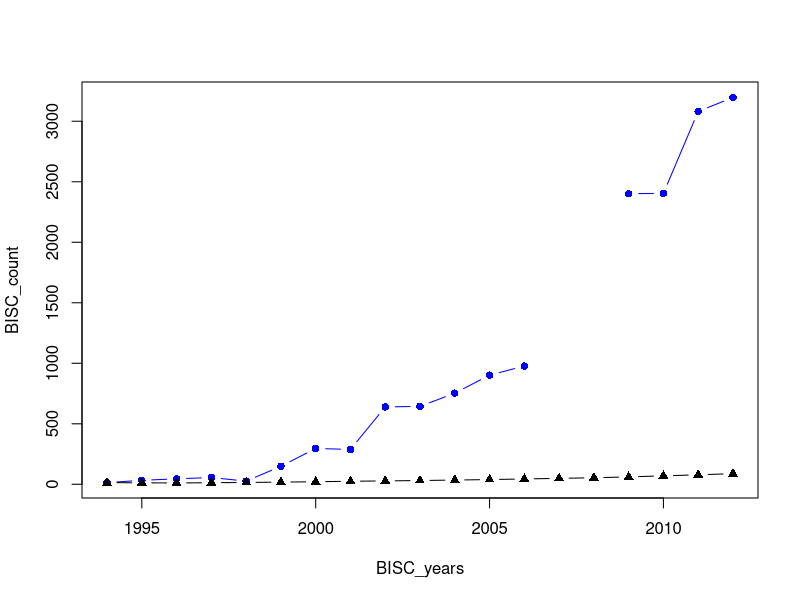
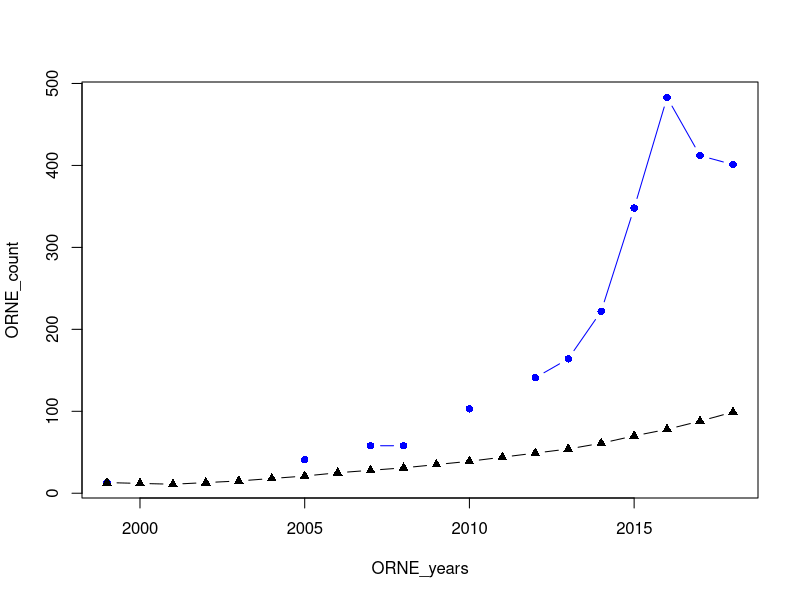
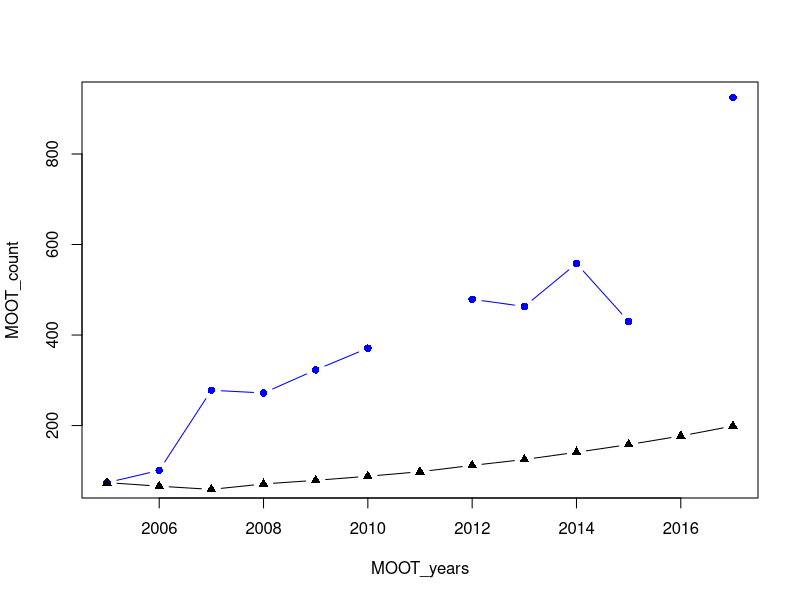
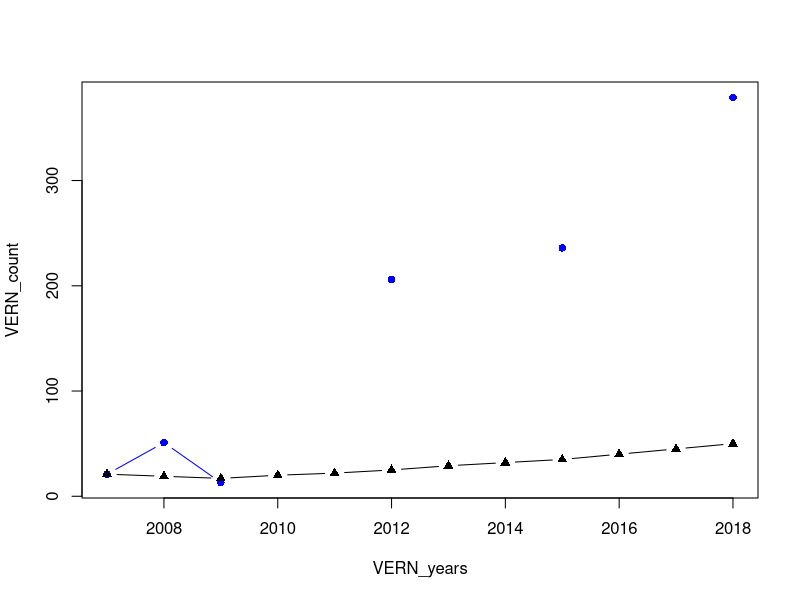
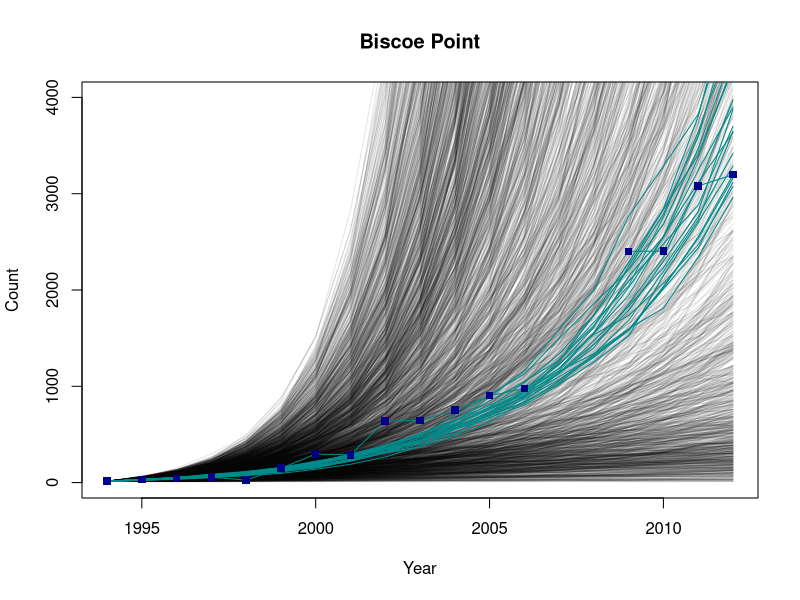
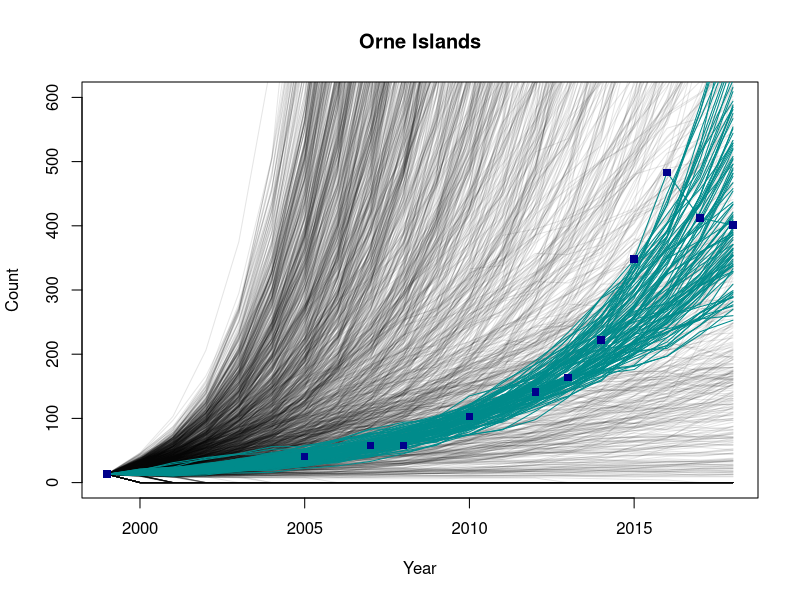
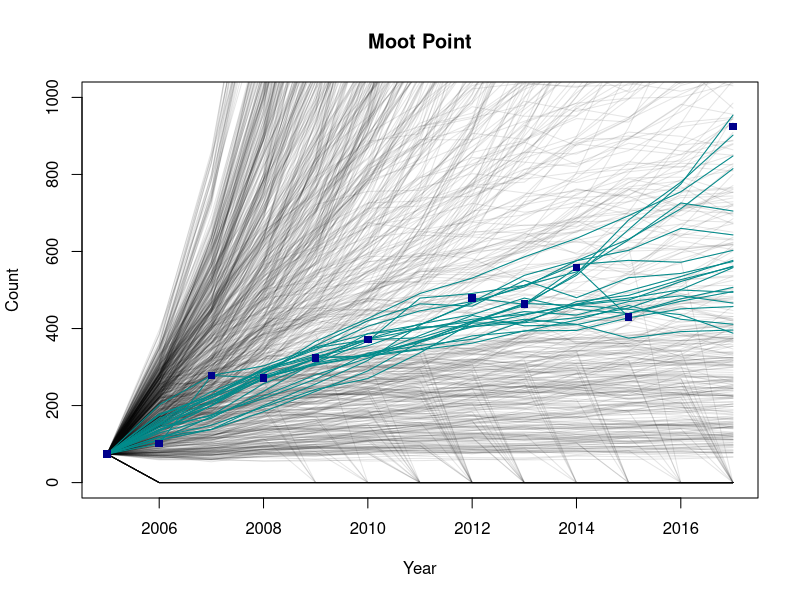
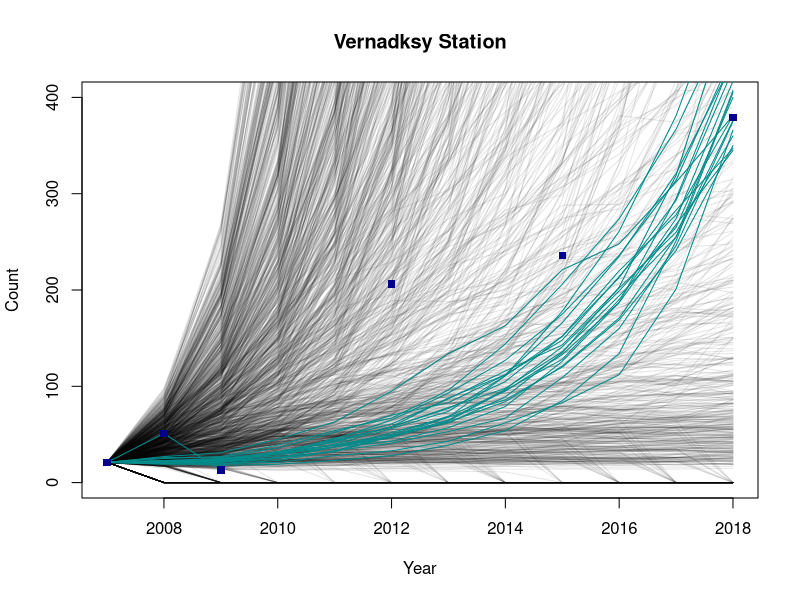

The R script that drew these images, in order:
## ---- chunk 1

library(dplyr)
library(ggplot2)
library(kableExtra)
library(ggpubr)

## ---- chunk 2
G_max_chicks <- matrix(c(0.00,0.43*0.76,0.82*0.76,0.82*0.76,0.82*0.76,0.82*0.76,0.82*0.76,
                         0.43,0.00,0.00,0.00,0.00,0.00,0.00,
                         0.00,0.43,0.00,0.00,0.00,0.00,0.00,
                         0.00,0.00,0.82,0.00,0.00,0.00,0.00,
                         0.00,0.00,0.00,0.82,0.00,0.00,0.00,
                         0.00,0.00,0.00,0.00,0.82,0.00,0.00,
                         0.00,0.00,0.00,0.00,0.00,0.82,0.82), nrow = 7, byrow=TRUE)
## ---- chunk 3
### Function to simulate population growth with no immigration
growth_alone <- function(Lmatrix, year, starters){
  G.projected <- matrix(0, nrow = nrow(Lmatrix), ncol = year+1)
  G0 <-matrix(c(0,0,starters,0,0,0,0), ncol = 1) 
  G.projected[, 1] <- G0 
  
  for (j in 1:year)
    {
  G.projected[, j + 1] <- round((Lmatrix %*% (G.projected[,j])), digits = 0)
  }
  
  output <- colSums(G.projected[3:7,], na.rm=TRUE)
  return(output)}

chick_surv <- 0.59
adult_surv <- 0.89


G_high <- matrix(c(0.00,chick_surv*0.76,adult_surv*0.76,adult_surv*0.76,adult_surv*0.76,adult_surv*0.76,adult_surv*0.76,
                   chick_surv,0.00,0.00,0.00,0.00,0.00,0.00,
                   0.00,chick_surv,0.00,0.00,0.00,0.00,0.00,
                   0.00,0.00,adult_surv,0.00,0.00,0.00,0.00,
                   0.00,0.00,0.00,adult_surv,0.00,0.00,0.00,
                   0.00,0.00,0.00,0.00,adult_surv,0.00,0.00,
                   0.00,0.00,0.00,0.00,0.00,adult_surv,adult_surv), nrow = 7, byrow=TRUE)


# Observed Time Series and Respective Years
BISC_count <- c(14,33,45,56,26,149,296,288,639,644,753,902,977,NA,NA,2401,2404,3081,3197)
BISC_years <- c(1994,1995,1996,1997,1998,1999,2000,2001,2002,2003,2004,2005,2006,
                2007,2008,2009,2010,2011, 2012)

ORNE_count <- c(13,NA,NA,NA,NA,NA,41,NA,58,58,NA,103,NA,141,164,222,348,483,412,401)
ORNE_years <- c(1999,2000,2001,2002,2003,2004,2005,2006,2007,2008,2009,2010,2011,
                2012,2013,2014,2015,2016,2017,2018)

MOOT_count <- c(74,101,278,272,323,371,NA,479,463,558,430,NA,925)
MOOT_years <- c(2005,2006,2007,2008,2009,2010,2011,2012,2013,2014,2015,2016,2017)

VERN_count <- c(21,51,13,NA,NA,206,NA,NA,236,NA,NA,379)
VERN_years <- c(2007,2008,2009,2010,2011,2012,2013,2014,2015,2016,2017, 2018)

# Application of population growth function with no immigration
BISC_no_immigration <- growth_alone(G_high,18,14)
ORNE_no_immigration <- growth_alone(G_high,19,13)
MOOT_no_immigration <- growth_alone(G_high,12,74)
VERN_no_immigration <- growth_alone(G_high,11,21)

## ---- chunk 4
plot(BISC_years, BISC_count, type = "b", col = "blue", pch = 16) +
  points(BISC_years, BISC_no_immigration, type = "b", pch = 17)
## ---- chunk 5
plot(ORNE_years, ORNE_count, type = "b", col = "blue", pch = 16) +
  points(ORNE_years, ORNE_no_immigration, type = "b", pch = 17)
## ---- chunk 6
plot(MOOT_years, MOOT_count, type = "b", col = "blue", pch = 16) +
  points(MOOT_years, MOOT_no_immigration, type = "b", pch = 17)
## ---- chunk 7
plot(VERN_years, VERN_count, type = "b", col = "blue", pch = 16) +
  points(VERN_years, VERN_no_immigration, type = "b", pch = 17)
## ---- chunk 8
immigration_constant <- function(Lmatrix, year, starters, lambda_temp){
  # LMatrix is the age-structured matrix above
  # year is the year length of the time series
  # starters is the first nest count at the beginning of the time series

  G.projected <- matrix(0, nrow = nrow(Lmatrix), ncol = year+1)# empty matrix 
  # with number of years reflective of a given time series
  G0 <-matrix(c(0,0,starters,0,0,0,0), ncol = 1) # vector that contains starting
  # number of colonizers from a given time series
  G.projected[, 1] <- G0 
  immigration_storage <- c()
  lambda_storage <- c()
  for (j in 1:year) 
  { 
    immigration <- rpois(1, lambda_temp)
    immigration_storage[j] <- immigration
    lambda_storage[j] <- lambda_temp
    M <- matrix(c(0,0,immigration,0,0,0,0), ncol = 1) # Migrant vector where above 
    # immigration valued is incorporated
    G.projected[, j + 1] <- round(Lmatrix %*% G.projected[,j]+M, digits = 0)
    # projects matrix 
  }
  immigration_storage <- c(immigration_storage, NA)
  lambda_storage <- c(lambda_storage, NA)# Adds one NA so that vector 
  # is same length as G.series.
  G.series <- colSums(G.projected[3:7,], na.rm=TRUE)
  output <- cbind(G.series, lambda_storage, immigration_storage)
  return(output)}

## ---- chunk 9

matrix_fun <- function(juv_surv, adult_surv, breed_succ){
   matrix(c(0.00,juv_surv*breed_succ,adult_surv*breed_succ,adult_surv*breed_succ,adult_surv*breed_succ,adult_surv*breed_succ,adult_surv*breed_succ,
                   juv_surv,0.00,0.00,0.00,0.00,0.00,0.00,
                   0.00,juv_surv,0.00,0.00,0.00,0.00,0.00,
                   0.00,0.00,adult_surv,0.00,0.00,0.00,0.00,
                   0.00,0.00,0.00,adult_surv,0.00,0.00,0.00,
                   0.00,0.00,0.00,0.00,adult_surv,0.00,0.00,
                   0.00,0.00,0.00,0.00,0.00,adult_surv,adult_surv), nrow = 7, byrow=TRUE)}
  
empty_matrix <- matrix(data=NA, ncol=7, nrow=7)
abundance_fun <- function(year, starters, intercept_temp, slope_temp){

  G.projected <- matrix(0, nrow = nrow(empty_matrix), ncol = year+1) # empty matrix 
  # with number of years reflective of a given time series
  G0 <-matrix(c(0,0,starters,0,0,0,0), ncol = 1) # vector that contains starting 
  # number of colonizers from a given time series
  G.projected[, 1] <- G0 
  immigration_storage <- c()
  lambda <-c()
  lambda_storage <- c()
  
  for (j in 1:year)
  {
    abundance <- colSums(G.projected[3:7,], na.rm=TRUE) # sums the number of 
    # reproducing individuals in age classes 2-7.
    lambda_temp<-intercept_temp+slope_temp*(abundance[j])
    immigration<-rpois(1,lambda_temp)
    lambda<-c(lambda_temp)
    # immigration is function of abundance based on sum of individuals at time step j
    immigration_storage[j] <- immigration
    lambda_storage[j] <- lambda
    M <- matrix(c(0,0,immigration,0,0,0,0), ncol = 1) # Migrant vector where above 
    # immigration valued is incorporated
    juv_surv <- truncnorm::rtruncnorm(1, a=0, b=1, mean=0.43, sd=0.08) # Truncated 
    # normal prior distribution for juvenile survival
    adult_surv <- truncnorm::rtruncnorm(1, a=0, b=1, mean=0.82, sd=0.035) # Truncated 
    # normal prior distribution for adult survival
    breed_succ <- truncnorm::rtruncnorm(1, a=0, b=2, mean=0.688, sd=0.0363) # Truncated 
    # normal prior distribution for breeding success 
    G.projected[, j + 1] <- round((matrix_fun(juv_surv,adult_surv,breed_succ) %*% (G.projected[,j]+M)), digits = 0) 
    # projects matrix 
  }
  immigration_storage <- c(immigration_storage, NA)
  lambda_storage <- c(lambda_storage, NA)# Adds one NA so that vector 
  # is same length as G.series.
  G.series <- colSums(G.projected[3:7,], na.rm=TRUE) # Sums the number of simulated 
  # individuals for each series
  output <- cbind(G.series, immigration_storage, lambda_storage)
  return(output)}
## ---- chunk 10
time_growth <- function(intercept_temp, slope_temp, year, starters, Lmatrix){
  imm_series <-rpois(year,pmax(0.001,intercept_temp+slope_temp*seq(year))) 
  MS <- c()
  for (i in imm_series)
  {
    M <- matrix(c(0,0,i,0,0,0,0), ncol = 1) # migrant vector
    MS = cbind(MS, M)
  }
  G0 <-matrix(c(0,0,starters,0,0,0,0), ncol = 1)
  G.projected <- matrix(0, nrow = nrow(Lmatrix), ncol = year+1)
  G.projected[, 1] <- G0
  for (j in 1:year)
  {
    G.projected[, j + 1] <- round((Lmatrix %*% (G.projected[,j]))+MS[,j], digits = 0)
  }
  immigration_storage <- c(imm_series, NA)
  G_series <- cbind(colSums(G.projected[3:7,], na.rm=TRUE))
  output <- cbind(G_series, immigration_storage)
  return(output)}
## ---- chunk 11
# Artificial time series
SIM_count <-c(5,18,29,55,77,119,151,202,251,343,459,573,
              655,844,980,1133,1396,1701,1981,2384,2969) 

# Artificial year series
SIM_years <- c(1994,1995,1996,1997,1998,1999,2000,2001,2002,2003,2004,2005,2006,
               2007,2008,2009,2010,2011, 2012, 2013, 2014)

# Artificial number of immigrants per year
SIM_imm <- c(17,22,35,37,55,57,81,86,123,158,186,207,261,318,348,405,561,583,768,837,NA)

SIM_low <- c(11,16,19,27,37,39,55,65,79,100,119,152,180,217,252,297,349,395,474,530,NA)

SIM_high <- c(28,37,43,51,65,77,92,115,139,167,202,241,297,373,446,563,696,878,1139,1399,NA)

SIM_means <- c(19,26,31,39,48,59,73,89,107,130,158,193,235,283,339,412,498,606,730,884,NA)

Data <- as.data.frame(cbind(SIM_count, SIM_imm, SIM_means, SIM_low, SIM_high))
colnames(Data) <- c("True time series","True number of immigrants", 
                    "Mean simulated immigrants","95% Lower CI", "95% Upper CI" )
Data %>%
  kbl() %>%
  kable_minimal(full_width=F,position="left")
## ---- chunk 12

BISC_count <- c(14,33,45,56,26,149,296,288,639,644,753,902,977,NA,NA,2401,2404,3081,3197)
BISC_years <- c(1994,1995,1996,1997,1998,1999,2000,2001,2002,2003,2004,2005,2006,
                2007,2008,2009,2010,2011, 2012)
Data <- as.data.frame(cbind(BISC_years, BISC_count))
colnames(Data) <- c("year","count")
Data %>%
  kbl() %>%
  kable_minimal(full_width=F,position="left")
## ---- chunk 13
site_details<-data.frame(c("ORNE","BISC","MOOT","VERN"),c(13,14,74,21),c(19,18,12,11)) 
# stores site data (name, starting value, and time series length)
colnames(site_details)<-c("Site","Count","TimeSpan")
selection<-site_details$Site=="BISC" # can be changed out for ORNE, MOOT, and VERN
N <- 20 # number of accepted particles
keep <- matrix(ncol = 2, nrow = N)
intercept <- c()  
slope <- c() 
i <- 0 # Initiate counter of accepted particles
j <- 0 # Initiate counter of proposed particles

year <- site_details$TimeSpan[selection] # input year from selected site data
keep_immigrants <- c()
keep_lambda <- c()
keep_mape <- c()
reject_lambda <- c()
reject_mape <- c()
reject_timeseries <-Data$count
simulated_timeseries<-Data$count
kept_timeseries<-Data$count
while(i <= N)
{ 
  intercept_temp <- runif(1, 0, 40)
  slope_temp <- runif(1, 0, 1)
  intercept<- c(intercept, intercept_temp)
  slope <- c(slope, slope_temp)
  D_star <- abundance_fun(year, site_details$Count[selection], 
                          intercept_temp, slope_temp)
  simulated_timeseries<-cbind(simulated_timeseries,D_star[,1])
  MAPE_i <- mean(abs((Data$count-D_star[,1])/Data$count), na.rm=TRUE) * 100 
  # # mean absolute percent error (MAPE) metric
  if(MAPE_i <= 35)
  { 
    keep[i,] <- c(intercept_temp, slope_temp)
    i <- i + 1 #update counter
    kept_timeseries<-cbind(kept_timeseries,D_star[,1])
    keep_immigrants <-cbind(keep_immigrants, D_star[,2])
    keep_lambda <-cbind(keep_lambda, D_star[,3])
    keep_mape <-cbind(keep_mape, MAPE_i)
  }
  else
    {
      reject_lambda <- cbind(reject_lambda, D_star[,3])
      reject_mape <- cbind(reject_mape, MAPE_i)
      reject_timeseries<-cbind(reject_timeseries,D_star[,1])
    }
  j <- j + 1 
  acc_rate <- i/j # calculate the acceptance rate
  cat("current acceptance rate = ", round(acc_rate, 4), "\n")
}

## ---- chunk 14
{plot(Data$year,Data$count,pch=15,ylim=c(0,4000), main="Biscoe Point", xlab="Year", ylab="Count")
  for (k in 1:min(j,2000))
  {
    lines(Data$year,simulated_timeseries[,k],col=rgb(0,0,0,0.1))
  }
  for (m in 1:i)
  {
    lines(Data$year,kept_timeseries[,m],col="cyan4")
  }
  points(Data$year,Data$count,pch=15,col="darkblue")}

## ---- chunk 15

ORNE_count <- c(13,NA,NA,NA,NA,NA,41,NA,58,58,NA,103,NA,141,164,222,348,483,412,401)
ORNE_years <- c(1999,2000,2001,2002,2003,2004,2005,2006,2007,2008,2009,2010,2011,
                2012,2013,2014,2015,2016,2017,2018)
Data <- as.data.frame(cbind(ORNE_years, ORNE_count))
colnames(Data) <- c("year","count")

Data %>%
  kbl() %>%
  kable_minimal(full_width=F,position="left")
## ---- chunk 16
site_details<-data.frame(c("ORNE","BISC","MOOT","VERN"),c(13,14,74,21),c(19,18,12,11)) 
# stores site data (name, starting value, and time series length)
colnames(site_details)<-c("Site","Count","TimeSpan")
selection<-site_details$Site=="ORNE" # can be changed out for ORNE, MOOT, and VERN
N <- 100 # number of accepted particles
keep <- matrix(ncol = 2, nrow = N) 
intercept <- c()  
slope <- c() 
i <- 0 # Initiate counter of accepted particles
j <- 0 # Initiate counter of proposed particles

year <- site_details$TimeSpan[selection] # input year from selected site data
keep_immigrants <- c()
keep_lambda <- c()
reject_lambda <- c()
keep_mape <- c()
simulated_timeseries<-Data$count
kept_timeseries<-Data$count
while(i <= N)
{ 
  #intercept_temp <- runif(1, 0, 40) # intercept prior for abundance function
  #slope_temp <- runif(1, 0.001, 1) # slope prior for abundance function
  #intercept_temp <- runif(1, -5, 40) BISC # intercept prior for abundance function
  #slope_temp <- runif(1, 0, 1) BISC # slope prior for abundance function
  intercept_temp <- runif(1, -20, 20)
  slope_temp <- runif(1, 0, 1)
  intercept<- c(intercept, intercept_temp)
  slope <- c(slope, slope_temp)
  D_star <- abundance_fun(year, site_details$Count[selection], 
                          intercept_temp, slope_temp)
  simulated_timeseries<-cbind(simulated_timeseries,D_star[,1])
  MAPE_i <- mean(abs((Data$count-D_star[,1])/Data$count), na.rm=TRUE) * 100 
  # # mean absolute percent error (MAPE) metric
  if(MAPE_i <= 22)
  { 
    keep[i,] <- c(intercept_temp, slope_temp)
    i <- i + 1 #update counter
    kept_timeseries<-cbind(kept_timeseries,D_star[,1])
    keep_immigrants <-cbind(keep_immigrants, D_star[,2])
    keep_lambda <-cbind(keep_lambda, D_star[,3])
    keep_mape <-cbind(keep_mape, MAPE_i)
  }
  else
  {reject_lambda <- cbind(reject_lambda, D_star[,3])
  }
  j <- j + 1 
  acc_rate <- i/j # calculate the acceptance rate
  cat("current acceptance rate = ", round(acc_rate, 4), "\n")
}
## ---- chunk 17
{plot(Data$year,Data$count,pch=15,ylim=c(0,600), 
   main="Orne Islands", xlab="Year", ylab="Count")
  for (k in 1:min(j,2000))
  {
    lines(Data$year,simulated_timeseries[,k],col=rgb(0,0,0,0.1))
  }
  for (m in 1:i)
  {
    lines(Data$year,kept_timeseries[,m],col="cyan4")
  }
  points(Data$year,Data$count,pch=15,col="darkblue")}
## ---- chunk 18

MOOT_count <- c(74,101,278,272,323,371,NA,479,463,558,430,NA,925)
MOOT_years <- c(2005,2006,2007,2008,2009,2010,2011,2012,2013,2014,2015,2016,2017)
Data <- as.data.frame(cbind(MOOT_years, MOOT_count))
colnames(Data) <- c("year","count")

Data %>%
  kbl() %>%
  kable_minimal(full_width=F,position="left")
## ---- chunk 19
 site_details<-data.frame(c("ORNE","BISC","MOOT","VERN"),c(3,14,74,21),c(19,18,12,11)) 
  # stores site data (name, starting value, and time series length)
  colnames(site_details)<-c("Site","Count","TimeSpan")
  selection<-site_details$Site=="MOOT" # can be changed out for ORNE, MOOT, and VERN
  N <- 20 # number of accepted particles
  keep <- matrix(ncol = 2, nrow = N) 
  intercept <- c()  
  slope <- c() 
  i <- 0 # Initiate counter of accepted particles
  j <- 0 # Initiate counter of proposed particles
  
  year <- site_details$TimeSpan[selection] # input year from selected site data
  keep_immigrants <- c()
  keep_lambda <- c()
  reject_lambda <- c()
  keep_mape <- c()
  simulated_timeseries<-Data$count
  kept_timeseries<-Data$count
  while(i <= N)
  { 
    #intercept_temp <- runif(1, 0, 40) # intercept prior for abundance function
    #slope_temp <- runif(1, 0.001, 1) # slope prior for abundance function
    #intercept_temp <- runif(1, -5, 40) BISC # intercept prior for abundance function
    #slope_temp <- runif(1, 0, 1) BISC # slope prior for abundance function
    intercept_temp <- runif(1, 0,300)
    slope_temp <- runif(1, -1, 1)
    intercept<- c(intercept, intercept_temp)
    slope <- c(slope, slope_temp)
    D_star <- abundance_fun(year, site_details$Count[selection], 
                            intercept_temp, slope_temp)
    simulated_timeseries<-cbind(simulated_timeseries,D_star[,1])
    MAPE_i <- mean(abs((Data$count-D_star[,1])/Data$count), na.rm=TRUE) * 100 
    # # mean absolute percent error (MAPE) metric
    if(MAPE_i <= 20)
    { 
      keep[i,] <- c(intercept_temp, slope_temp)
      i <- i + 1 #update counter
      kept_timeseries<-cbind(kept_timeseries,D_star[,1])
      keep_immigrants <-cbind(keep_immigrants, D_star[,2])
      keep_lambda <-cbind(keep_lambda, D_star[,3])
      keep_mape <-cbind(keep_mape, MAPE_i)
    }
    else
    {reject_lambda <- cbind(reject_lambda, D_star[,3])
    }
    j <- j + 1 
    acc_rate <- i/j # calculate the acceptance rate
    cat("current acceptance rate = ", round(acc_rate, 4), "\n")
  }

## ---- chunk 20
  {plot(Data$year,Data$count,pch=15,ylim=c(0,1000), main="Moot Point", xlab="Year", ylab="Count")
    for (k in 1:min(j,2000))
    {
      lines(Data$year,simulated_timeseries[,k],col=rgb(0,0,0,0.1))
    }
    for (j in 1:i)
    {
      lines(Data$year,kept_timeseries[,j],col="cyan4")
    }
    points(Data$year,Data$count,pch=15,col="darkblue")}
## ---- chunk 21

VERN_count <- c(21,51,13,NA,NA,206,NA,NA,236,NA,NA,379)
VERN_years <- c(2007,2008,2009,2010,2011,2012,2013,2014,2015,2016,2017, 2018)
Data <- as.data.frame(cbind(VERN_years, VERN_count))
colnames(Data) <- c("year","count")

Data %>%
  kbl() %>%
  kable_minimal(full_width=F,position="left")
## ---- chunk 22

  VERN_count <- c(21,51,13,NA,NA,206,NA,NA,236,NA,NA,379)
  VERN_years <- c(2007,2008,2009,2010,2011,2012,2013,2014,2015,2016,2017, 2018)
  Data <- as.data.frame(cbind(VERN_years, VERN_count))
  colnames(Data) <- c("year","count")
  
  site_details<-data.frame(c("ORNE","BISC","MOOT","VERN"),c(13,14,74,21),c(19,18,12,11)) 
  # stores site data (name, starting value, and time series length)
  colnames(site_details)<-c("Site","Count","TimeSpan")
  selection<-site_details$Site=="VERN" # can be changed out for ORNE, MOOT, and VERN
  N <- 20 # number of accepted particles
  keep <- matrix(ncol = 2, nrow = N) 
  intercept <- c()  
  slope <- c() 
  i <- 0 # Initiate counter of accepted particles
  j <- 0 # Initiate counter of proposed particles
  
  year <- site_details$TimeSpan[selection] # input year from selected site data
  keep_immigrants <- c()
  keep_lambda <- c()
  reject_lambda <- c()
  keep_mape <- c()
  simulated_timeseries<-Data$count
  kept_timeseries<-Data$count
  while(i <= N)
  { 
    intercept_temp <- runif(1, -50, 50)
    slope_temp <- runif(1, -1, 2)
    intercept<- c(intercept, intercept_temp)
    slope <- c(slope, slope_temp)
    D_star <- abundance_fun(year, site_details$Count[selection], 
                            intercept_temp, slope_temp)
    simulated_timeseries<-cbind(simulated_timeseries,D_star[,1])
    MAPE_i <- mean(abs((Data$count-D_star[,1])/Data$count), na.rm=TRUE) * 100 
    # # mean absolute percent error (MAPE) metric
    if(MAPE_i <= 45)
    { 
      keep[i,] <- c(intercept_temp, slope_temp)
      i <- i + 1 #update counter
      kept_timeseries<-cbind(kept_timeseries,D_star[,1])
      keep_immigrants <-cbind(keep_immigrants, D_star[,2])
      keep_lambda <-cbind(keep_lambda, D_star[,3])
      keep_mape <-cbind(keep_mape, MAPE_i)
    }
    else
    {reject_lambda <- cbind(reject_lambda, D_star[,3])
    }
    j <- j + 1 
    acc_rate <- i/j # calculate the acceptance rate
    cat("current acceptance rate = ", round(acc_rate, 4), "\n")
  }

## ---- chunk 23
  {plot(Data$year,Data$count,pch=15,ylim=c(0,400), main="Vernadksy Station", xlab="Year", ylab="Count")
    for (k in 1:min(j,2000))
    {
      lines(Data$year,simulated_timeseries[,k],col=rgb(0,0,0,0.1))
    }
    for (m in 1:i)
    {
      lines(Data$year,kept_timeseries[,m],col="cyan4")
    }
    points(Data$year,Data$count,pch=15,col="darkblue")}
## ---- chunk 24
mig_abund_stop <- function(Lmatrix, year, starters, intercept_temp, slope_temp, year_stop){
    G.projected <- matrix(0, nrow = nrow(Lmatrix), ncol = year+1)
    G0 <-matrix(c(0,0,starters,0,0,0,0), ncol = 1) 
    G.projected[, 1] <- G0
    immigration_storage <- c()
    lambda <-c()
    lambda_storage <- c()
    
    for (j in 1:year_stop)
    {
      abundance <- colSums(G.projected[3:7,], na.rm=TRUE)
      lambda_temp<-intercept_temp+slope_temp*(abundance[j])
      immigration<-rpois(1,lambda_temp)
      lambda<-c(lambda,lambda_temp)
      # immigration is function of abundance based on sum of individuals at time step j
      immigration_storage[j] <- immigration
      lambda_storage[j] <- lambda
      M <- matrix(c(0,0,immigration,0,0,0,0), ncol = 1) # migrant vector 
      G.projected[, j + 1] <- round((Lmatrix %*% (G.projected[,j]+M)), digits = 0)
    }
    
    for (k in year_stop:year){ # stops simulating immigration in a given year
      G.projected[, k + 1] <- round((Lmatrix %*% (G.projected[,k])), digits = 0)
    }
    immigration_storage <- c(immigration_storage, NA)
    lambda_storage <- c(lambda_storage, NA)# Adds one NA so that vector 
    # is same length as G.series.
    G.series <- colSums(G.projected[3:7,], na.rm=TRUE) # Sums the number of simulated 
    # individuals for each series
    output <- cbind(G.series, immigration_storage, lambda_storage)
    return(output)}

## ---- chunk 25

 BISC_count <- c(14,33,45,56,26,149,296,288,639,644,753,902,977,NA,NA,2401,2404,3081,3197)
  BISC_years <- c(1994,1995,1996,1997,1998,1999,2000,2001,2002,2003,2004,2005,2006,
                  2007,2008,2009,2010,2011, 2012)
  Data <- as.data.frame(cbind(BISC_years, BISC_count))
  colnames(Data) <- c("year","count")
  Data %>%
    kbl() %>%
    kable_minimal(full_width=F,position="left")
  
  site_details<-data.frame(c("ORNE","BISC","MOOT","VERN"),c(13,14,74,14),c(19,18,12,11)) 
  # stores site data (name, starting value, and time series length)
  colnames(site_details)<-c("Site","Count","TimeSpan")
  selection<-site_details$Site=="BISC" # can be changed out for ORNE, MOOT, and VERN
  N <- 20 # number of accepted particles
  keep <- matrix(ncol = 2, nrow = N) 
  intercept <- c()  
  slope <- c() 
  i <- 0 # Initiate counter of accepted particles
  j <- 0 # Initiate counter of proposed particles
  year <- site_details$TimeSpan[selection] # input year from selected site data
  keep_immigrants <- c()
  keep_lambda <- c()
  reject_lambda <- c()
  simulated_timeseries<-Data$count
  kept_timeseries<-Data$count
  while(i <= N)
  { 
    intercept_temp <- runif(1, 0,40)
    slope_temp <- runif(1, 0, 1)
    intercept<- c(intercept, intercept_temp)
    slope <- c(slope, slope_temp)
    D_star <- mig_abund_stop(G_max_chicks, year, site_details$Count[selection], 
                            intercept_temp, slope_temp, 13)
    simulated_timeseries<-cbind(simulated_timeseries,D_star[,1])
    MAPE_i <- mean(abs((Data$count-D_star[,1])/Data$count), na.rm=TRUE) * 100 
    # # mean absolute percent error (MAPE) metric
    if(MAPE_i <= 45)
    { 
      keep[i,] <- c(intercept_temp, slope_temp)
      i <- i + 1 #update counter
      kept_timeseries<-cbind(kept_timeseries,D_star[,1])
      keep_immigrants <-cbind(keep_immigrants, D_star[,2])
      keep_lambda <-cbind(keep_lambda, D_star[,3])
    }
    else
    {reject_lambda <- cbind(reject_lambda, D_star[,3])
    }
    j <- j + 1 
    acc_rate <- i/j # calculate the acceptance rate
    cat("current acceptance rate = ", round(acc_rate, 4), "\n")
  }
  

## ---- chunk 26
  {plot(Data$year,Data$count,pch=15,ylim=c(0,4000), main="BISC", xlab="Year", ylab="Count")
    for (k in 1:min(j,2000))
    {
      lines(Data$year,simulated_timeseries[,k],col=rgb(0,0,0,0.1))
    }
    for (m in 1:i)
    {
      lines(Data$year,kept_timeseries[,m],col="cyan4")
    }
    points(Data$year,Data$count,pch=15,col="darkblue")}
## ---- chunk 27

BISC_count <- c(14,33,45,56,26,149,296,288,639,644,753,902,977,NA,NA,2401,2404,3081,3197)
BISC_years <- c(1994,1995,1996,1997,1998,1999,2000,2001,2002,2003,2004,2005,2006,
                2007,2008,2009,2010,2011, 2012)
Data <- as.data.frame(cbind(BISC_years, BISC_count))
colnames(Data) <- c("year","count")
site_details<-data.frame(c("ORNE","BISC","MOOT","VERN"),c(13,14,74,14),c(19,18,12,11)) 
# stores site data (name, starting value, and time series length)
colnames(site_details)<-c("Site","Count","TimeSpan")
selection<-site_details$Site=="BISC" # can be changed out for ORNE, MOOT, and VERN
N <- 100 # number of accepted particles
keep <- matrix(ncol = 2, nrow = N)
rej_params <-matrix(ncol = 2, nrow = 60000) 
intercept <- c()  
slope <- c() 
i <- 0 # Initiate counter of accepted particles
j <- 0 # Initiate counter of proposed particles
year <- site_details$TimeSpan[selection] # input year from selected site data
keep_immigrants <- c()
keep_lambda <- c()
keep_corr <- c()
reject_lambda <- c()
reject_corr <- c()
#reject_timeseries <-Data$count
simulated_timeseries<-Data$count
kept_timeseries<- c()
test <- c()
while(i <= N)
{ 
  intercept_temp <- runif(1, -100, 400)
  slope_temp <- runif(1, -1, 1)
  intercept<- c(intercept, intercept_temp)
  slope <- c(slope, slope_temp)
  D_star <- abundance_fun(year, site_details$Count[selection], 
                          intercept_temp, slope_temp)
  simulated_timeseries<-cbind(simulated_timeseries,D_star[,1])
  icorr <- ccf(as.vector(Data$count, mode = "numeric"), 
               as.vector(D_star[,1], mode = "numeric"), 
               plot=FALSE, na.action = na.pass, type = "correlation")	
  
  corrDist <- icorr$acf[icorr$lag==0]
  corrDist[is.na(corrDist)] <- 0
  distance <- 1 - corrDist
  if(distance < 0.00001)
  { 
    keep[i,] <- c(intercept_temp, slope_temp)
    i <- i + 1 #update counter
    kept_timeseries <- cbind(kept_timeseries, D_star[,1])
    keep_immigrants <-cbind(keep_immigrants, D_star[,2])
    keep_lambda <-cbind(keep_lambda, D_star[,3])
    keep_corr <-rbind(keep_corr, corrDist)
  }
  else
  {
    rej_params[i,] <- c(intercept_temp, slope_temp)
    reject_lambda <- cbind(reject_lambda, D_star[,3])
    reject_corr<- cbind(reject_corr, icorr)
    #reject_timeseries<-cbind(reject_timeseries,D_star[,1])
  }
  j <- j + 1 
  acc_rate <- i/j # calculate the acceptance rate
  cat("current acceptance rate = ", round(acc_rate, 4), "\n")
}
## ---- chunk 28
{plot(Data$year,Data$count,pch=15,ylim=c(0,4000), main="Biscoe Point", xlab="Year", ylab="Count")
  for (k in 1:min(j,2000))
  {
    lines(Data$year,simulated_timeseries[,k],col=rgb(0,0,0,0.1))
  }
  for (m in 1:i)
  {
    lines(Data$year,kept_timeseries[,m],col="cyan4")
  }
  points(Data$year,Data$count,pch=15,col="darkblue")}
## ---- chunk 29
icorr <- ccf(as.vector(BISC_count, mode = "numeric"), 
    as.vector(kept_timeseries[,2], mode = "numeric"), plot=FALSE, na.action = na.pass)	

icorr
## ---- chunk 30
site_details<-data.frame(c("ORNE","BISC","MOOT","VERN"),c(13,14,74,14),c(19,18,12,11)) 
# stores site data (name, starting value, and time series length)
colnames(site_details)<-c("Site","Count","TimeSpan")
selection<-site_details$Site=="BISC" # can be changed out for ORNE, MOOT, and VERN

N <- 100 # number of accepted particles
keep <- matrix(ncol = 3, nrow = N)
rej_params <-matrix(ncol = 2, nrow = 60000) 
intercept <- c()  
slope <- c() 
i <- 0 # Initiate counter of accepted particles
j <- 0 # Initiate counter of proposed particles
year <- site_details$TimeSpan[selection] # input year from selected site data
keep_immigrants <- c()
keep_lambda <- c()
keep_chisq <- c()
reject_lambda <- c()
reject_chisq <- c()
#reject_timeseries <-Data$count
simulated_timeseries<-Data$count
kept_timeseries<- c()
test <- c()
while(i <= N)
{ 
  intercept_temp <- runif(1, -25, 50)
  slope_temp <- runif(1, 0, 1)
  intercept<- c(intercept, intercept_temp)
  slope <- c(slope, slope_temp)
  D_star <- abundance_fun(year, site_details$Count[selection], 
                          intercept_temp, slope_temp)
  simulated_timeseries<-cbind(simulated_timeseries,D_star[,1])
  ichisq <- sum( ( (Data$count-D_star)^2 )/Data$count, na.rm = TRUE )

  if(ichisq < 10000)
  { 
    keep[i,] <- c(intercept_temp, slope_temp, ichisq)
    i <- i + 1 #update counter
    kept_timeseries <- cbind(kept_timeseries, D_star[,1])
    keep_immigrants <-cbind(keep_immigrants, D_star[,2])
    keep_lambda <-cbind(keep_lambda, D_star[,3])
    #keep_chisq <-rbind(keep_chisq, ichisq)
  }
  else
  {
    rej_params[i,] <- c(intercept_temp, slope_temp)
    reject_lambda <- cbind(reject_lambda, D_star[,3])
    reject_chisq<- cbind(reject_chisq, ichisq)
    #reject_timeseries<-cbind(reject_timeseries,D_star[,1])
  }
  j <- j + 1 
  acc_rate <- i/j # calculate the acceptance rate
  cat("current acceptance rate = ", round(acc_rate, 4), "\n")
}
## ---- chunk 31

{plot(Data$year,Data$count,pch=15,ylim=c(0,4000), main="Biscoe Point", xlab="Year", ylab="Count")
  for (k in 1:min(j,2000))
  {
    lines(Data$year,simulated_timeseries[,k],col=rgb(0,0,0,0.1))
  }
  for (m in 1:i)
  {
    lines(Data$year,kept_timeseries[,m],col="cyan4")
  }
  points(Data$year,Data$count,pch=15,col="darkblue")}
## ---- chunk 32
#### INTERCEPT POSTERIOR ####
BISC_intercept <- ggplot() + 
  geom_histogram(alpha = 0.5, binwidth = 2, aes(x = intercept,..density..), fill='azure4')+
  geom_histogram(alpha = 0.5, binwidth = 2, aes(x = keep[,1],..density..), fill="cyan4")+
  theme_minimal()

###### SLOPE POSTERIOR #####
BISC_slope <- ggplot() + 
  geom_histogram(alpha = 0.5, binwidth = 0.02, aes(x = slope,..density..), fill='azure4')+
  geom_histogram(alpha = 0.5, binwidth = 0.02, aes(x = keep[,2],..density..), fill="cyan4")+
  theme_minimal()

ggarrange(BISC_intercept, BISC_slope, 
          ncol = 2, nrow = 1)
